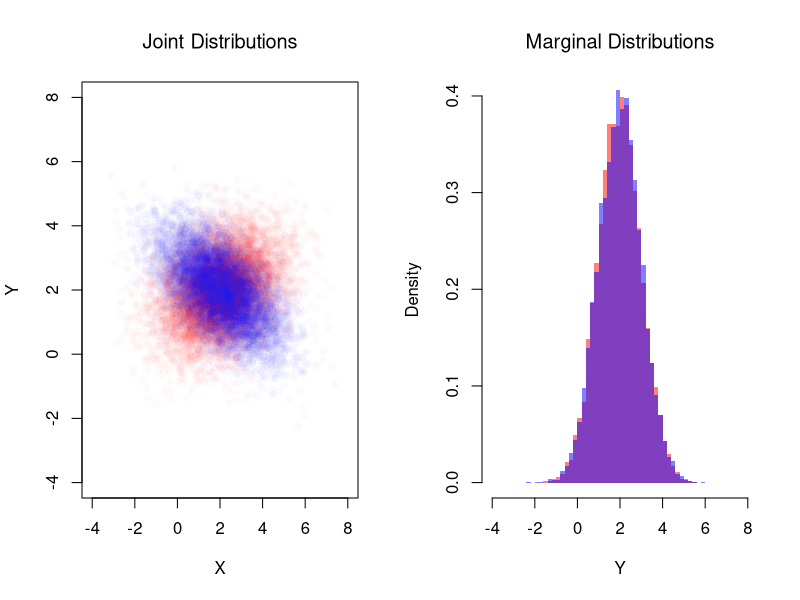
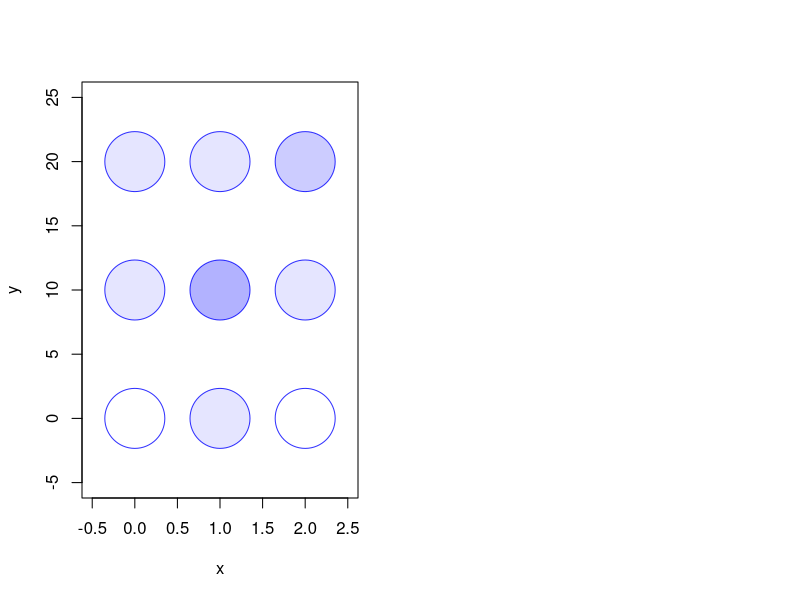

The R source for these figures, in order:
## ---- chunk 1
# Create a 2x2 matrix for the joint distribution.
# Rows correspond to X (coin 1), and columns correspond to Y (coin 2).
probs <- c(0.25, 0.25, 0.25, 0.25) # Fair coin
P_xy <- matrix( probs, nrow = 2, ncol = 2)
rownames(P_xy) <- c('Y=0', 'Y=1')
colnames(P_xy) <- c('X=0', 'X=1')
P_xy

# Draw N bivariate observations
N <- 500
xy_vals <- expand.grid(y = 0:1, x = 0:1)
draws <- sample(nrow(xy_vals), N, replace = TRUE, prob = P_xy)
x_draw <- xy_vals[draws, 'x']
y_draw <- xy_vals[draws, 'y']

# With enough draws, empirical frequencies approach the true probabilities
table(y_draw, x_draw) / N
P_xy
## ---- chunk 2
# Compute the marginal distributions.
# Marginal for X: sum across columns.
P_x <- colSums(P_xy)
P_x
# Marginal for Y: sum across rows.
P_y <- rowSums(P_xy)
P_y

# Compute the conditional probabilities Prob(Y | X).
PY_x <- matrix(0, nrow = 2, ncol = 2)
for (j in c(1, 2)) {
  PY_x[, j] <- P_xy[, j] / P_x[j]
}
rownames(PY_x) <- c('Y=0', 'Y=1')
colnames(PY_x) <- c('given X=0', 'given X=1')
PY_x
## ---- chunk 3
# Create the joint distribution matrix for the unfair coin case.
probs <- c(0.5, 0, 0, 0.5) # unfair coin

P_xy <- matrix( probs, nrow = 2, ncol = 2)
rownames(P_xy) <- c('Y=0', 'Y=1')
colnames(P_xy) <- c('X=0', 'X=1')
P_xy


# Compute the marginal distributions.
# Marginal for X: sum across columns.
P_x <- colSums(P_xy)
P_x
# Marginal for Y: sum across rows.
P_y <- rowSums(P_xy)
P_y

# Compute the conditional probabilities Prob(Y | X).
PY_x <- matrix(0, nrow = 2, ncol = 2)
for (j in c(1, 2)) {
  PY_x[, j] <- P_xy[, j] / P_x[j]
}
rownames(PY_x) <- c('Y=0', 'Y=1')
colnames(PY_x) <- c('given X=0', 'given X=1')
PY_x
## ---- chunk 4
probs <- c(0.4, 0.2, 0.1, 0.3)
P_xy <- matrix(probs, nrow = 2,
  dimnames = list(c('Y=0', 'Y=1'), c('X=0', 'X=1')))

# Draw N bivariate observations
xy_vals <- expand.grid(y = 0:1, x = 0:1)
N <- 500
draws <- sample(nrow(xy_vals), N, replace = TRUE, prob = P_xy)
x_draw <- xy_vals[draws, 'x']
y_draw <- xy_vals[draws, 'y']

table(y_draw, x_draw) / N
P_xy
## ---- chunk 5
library(mvtnorm)

# Simulate Bivariate Data
N <- 10000
Mu <- c(2, 2) ## Means

Sigma1 <- matrix(c(2, -.8, -.8, 1), 2, 2) ## CoVariance Matrix 1
MVdat1 <- rmvnorm(N, Mu, Sigma1)
colnames(MVdat1) <- c('X', 'Y')

Sigma2 <- matrix(c(2, .4, .4, 1), 2, 2) ## CoVariance Matrix 2
MVdat2 <- rmvnorm(N, Mu, Sigma2)
colnames(MVdat2) <- c('X', 'Y')

par(mfrow=c(1, 2))
## Different diagonals
plot(MVdat2, col=rgb(1, 0, 0, 0.02), pch=16,
    main=NA,
    ylim=c(-4, 8), xlim=c(-4, 8),
    xlab='X', ylab='Y')
title('Joint Distributions', font.main=1)
points(MVdat1, col=rgb(0, 0, 1, 0.02), pch=16)
## Same marginal distributions
xbks <- seq(-4, 8, by=.2)
hist(MVdat2[, 2], col=rgb(1, 0, 0, 0.5),
    breaks=xbks, border=NA, freq=F,
    xlab='Y',
    main=NA)
title('Marginal Distributions', font.main=1)
hist(MVdat1[, 2], col=rgb(0, 0, 1, 0.5),
    add=T, breaks=xbks, border=NA, freq=F)
## ---- chunk 6
# Make a Probability Table
x <- c(0, 1, 2)
y <- c(0, 10, 20)
P_xy <- matrix(c(
    0.0, 0.1, 0.0,
    0.1, 0.3, 0.1,
    0.1, 0.1, 0.2
), nrow=3, ncol=3, byrow=TRUE)
rownames(P_xy) <- paste0('y=', y)
colnames(P_xy) <-  paste0('x=', x)
P_xy

# Plot joint distribution
prob_table <- expand.grid(x=x, y=y)
prob_table[, 'probabilities'] <- as.vector(t(P_xy))
plot(prob_table[, 'x'], prob_table[, 'y'],
     xlim=c(-0.5, 2.5), ylim=c(-5, 25),
     pch=21, cex=8, col=rgb(0, 0, 1, .8),
     bg=rgb(0, 0, 1, prob_table[, 'probabilities']),
     main=NA, xlab='x', ylab='y')
## ---- chunk 7
# Compute Marginals
P_x <- colSums(P_xy) #Prob(X_i=x)
P_y <- rowSums(P_xy) #Prob(Y_i=y)

# Compute the conditional probabilities Prob(Y_i=y | X_i=x).
PY_x <- matrix(0, nrow = 3, ncol = 3)
for (j in seq(ncol(P_xy)) ) {
  PY_x[, j] <- P_xy[, j] / P_x[j]
}
rownames(PY_x) <- paste0('Y=', y)
colnames(PY_x) <- paste0('given X=', x)
PY_x

# Computational Shortcut: PY_x <- t( t(P_xy) / P_x )

# Conditional expectation E[Y_i|X_i=x]
EY_x <- colSums(PY_x * y)
EY_x

# Contrast with Grand Means
EX <- sum(x * P_x)
EY <- sum(y * P_y)
EY

# E[X_i|Y_i=y]
# PX_y <- P_xy / P_y  #Prob(X_i=x | Y_i=y)
# EX_y <- colSums(PX_y * x)
## ---- chunk 8
# Compute Covariance
dxy_grid <- expand.grid(dy=y-EY, dx=x-EX)[, c(2, 1)]
dxy_grid[, 'p'] <- as.vector(P_xy)
dxy_grid[, 'contribution'] <- dxy_grid[, 'dx'] * dxy_grid[, 'dy'] * dxy_grid[, 'p']
CovXY <- sum(dxy_grid[, 'contribution'])
CovXY

# Compute Variances
VX <- sum( (x-EX)^2 * P_x)
SX <- sqrt(VX)
VY <- sum( (y-EY)^2 * P_y)
SY <- sqrt(VY)

# Compute Correlation
CorXY <- CovXY / (SX * SY)
CorXY
## ---- chunk 9
# Regression coefficient: covariance over variance of X
CovXY / VX
